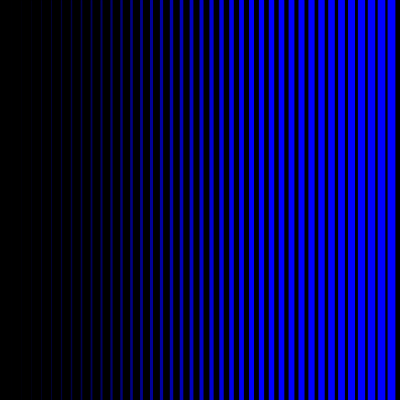
Frame 1 (no input)
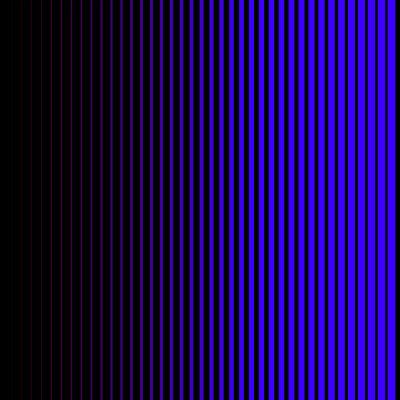
Frame 60 (the mouse pressed at the canvas centre just before this capture)
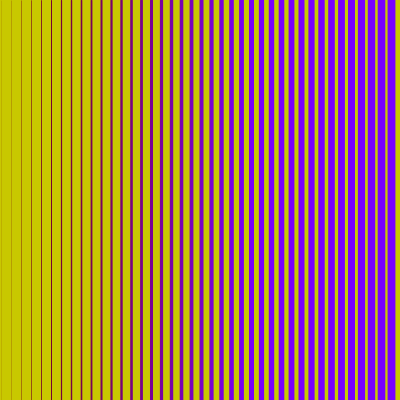
Frame 120 (the mouse held since frame 60 and released just before this capture)

The Processing sketch that drew these frames (run headless with seeded random() and noise(); from frame 60 on, the mouse is pressed at the canvas centre):

// Processing sketch: processing_53163
// ── processing_53163.pde

//copyright Victoria Adams 2.21.25
//hw8


void setup ()
{
  size (400, 400);
}

void draw ()
{
  background (mouseX, mouseY, 0);
  float x = 1;
  float c = 1;
  if (keyPressed == true)
  {
    c = 255;
  }
  while (x < width)
  {
    strokeWeight (x*.02);
    stroke (frameCount%255, c, x);
    line (x, 0, x, height);
    x = x +10;
  }
  
}

                
                
